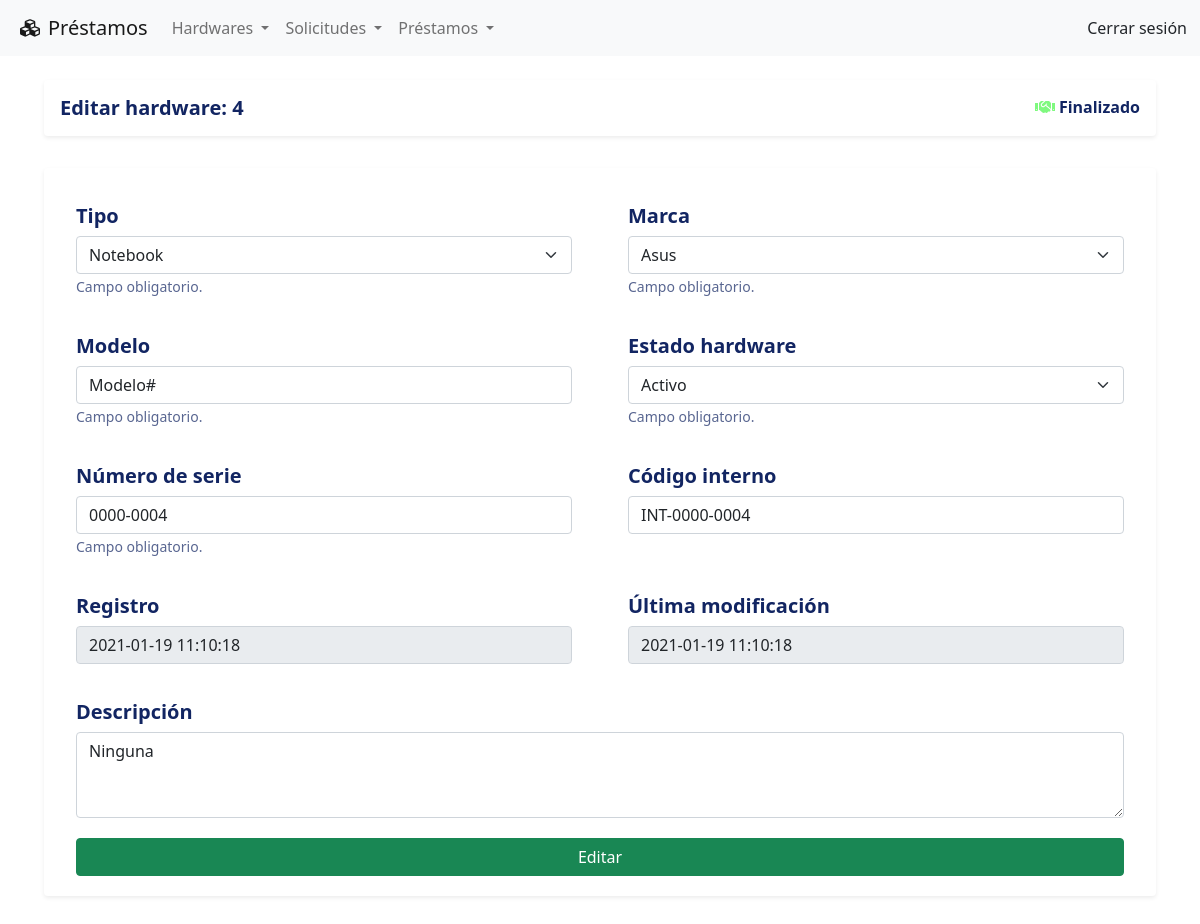
/hardware/editar&id=4, run on the app's committed database.
### tables this page shows
CREATE TABLE IF NOT EXISTS hardwares
(
    id_hardware INT AUTO_INCREMENT PRIMARY KEY NOT NULL,
    id_tipo_hardware INT NOT NULL,
    id_marca INT NOT NULL,
    descripcion_hardware VARCHAR(1024),
    modelo VARCHAR(40) NOT NULL,
    numero_serie VARCHAR(40) NOT NULL UNIQUE,
    codigo_interno VARCHAR(40),
    id_estado_hardware INT NOT NULL,
    id_estado_prestamo INT NOT NULL,
    created_at TIMESTAMP DEFAULT CURRENT_TIMESTAMP,
    updated_at DATETIME DEFAULT CURRENT_TIMESTAMP ON UPDATE CURRENT_TIMESTAMP,
    FOREIGN KEY (id_tipo_hardware) REFERENCES tipos_hardware (id_tipo_hardware),
    FOREIGN KEY (id_marca) REFERENCES marcas (id_marca)
);

CREATE TABLE IF NOT EXISTS estados_prestamo
( 
    id_estado_prestamo INT AUTO_INCREMENT PRIMARY KEY NOT NULL, 
    estado_prestamo VARCHAR(40) NOT NULL UNIQUE,
    color_estado_prestamo VARCHAR(40) NOT NULL, 
    created_at TIMESTAMP DEFAULT CURRENT_TIMESTAMP,
    updated_at DATETIME DEFAULT CURRENT_TIMESTAMP ON UPDATE CURRENT_TIMESTAMP
);

CREATE TABLE IF NOT EXISTS tipos_hardware
(
    id_tipo_hardware INT AUTO_INCREMENT PRIMARY KEY NOT NULL,
    tipo_hardware VARCHAR(40) NOT NULL UNIQUE,
    created_at TIMESTAMP DEFAULT CURRENT_TIMESTAMP,
    updated_at DATETIME DEFAULT CURRENT_TIMESTAMP ON UPDATE CURRENT_TIMESTAMP
);

CREATE TABLE IF NOT EXISTS marcas
(
    id_marca INT AUTO_INCREMENT PRIMARY KEY NOT NULL,
    marca VARCHAR(40) NOT NULL UNIQUE,
    created_at TIMESTAMP DEFAULT CURRENT_TIMESTAMP,
    updated_at DATETIME DEFAULT CURRENT_TIMESTAMP ON UPDATE CURRENT_TIMESTAMP
);

CREATE TABLE IF NOT EXISTS estados_hardware
(
    id_estado_hardware INT AUTO_INCREMENT PRIMARY KEY NOT NULL,
    estado_hardware VARCHAR(40) NOT NULL UNIQUE,
    color_estado_hardware VARCHAR(40) NOT NULL UNIQUE,
    created_at TIMESTAMP DEFAULT CURRENT_TIMESTAMP,
    updated_at DATETIME DEFAULT CURRENT_TIMESTAMP ON UPDATE CURRENT_TIMESTAMP
);

### index.php (called while the page is built, shortened)
<?php
    require_once "config/database.php";
    include_once "views/layouts/header.php";
    include_once "views/layouts/navbar.php";
    include_once "views/layouts/main.php";
    include_once "views/layouts/footer.php";
?>

### config/database.php (called while the page is built)
<?php
class Database {
    public static function connect(){
        $db = new mysqli('localhost', 'root', '', 'prestamos');
        $db->query ("SET NAMES 'utf-8'");
        return $db;
    }
}

### models/hardwareModel.php (called while the page is built, shortened)
<?php
class HardwareModel{
    private $idHardware;
    private $db;
    public function __construct() {
        $this->db = Database::connect();
    }
    public function getIdHardware() {
        return $this->idHardware;
    }
    public function setIdHardware($idHardware) {
        $this->idHardware = $idHardware;
    }
    public function getOne() {
        $hardware = $this->db->query("SELECT * FROM hardwares
            INNER JOIN
                tipos_hardware ON hardwares.id_tipo_hardware = tipos_hardware.id_tipo_hardware
            INNER JOIN
                marcas ON hardwares.id_marca  = marcas.id_marca
            INNER JOIN
                estados_hardware ON hardwares.id_estado_hardware = estados_hardware.id_estado_hardware
            INNER JOIN
                    estados_prestamo ON hardwares.id_estado_prestamo = estados_prestamo.id_estado_prestamo
            WHERE id_hardware = {$this->getIdHardware()};");
            $hard = $hardware->fetch_object();
            return $hard;
    }
}

### views/hardware/editar.php (the view, shortened to what this page needs)
   <div class="row my-3">
       <div class="col align-middle">
           <div class="card d-inline-block border-0 shadow-sm shadow-hover w-100">
               <div class="card-body d-flex justify-content-between align-items-center">
                   <h5 class="mb-0">Editar hardware: <?php echo $hard->id_hardware?></h5>
				<h6 class="mb-0">
					<span>
						<i class="far fa-handshake fa"
							<?php
								switch ($hard->id_estado_prestamo) {
									case 3:
										echo 'style="color:rgba(0, 244, 0, 0.5)"';
									break;
								}
							?>
						> </i>
					</span>
					<?php echo $hard->estado_prestamo?>
				</h6>
               </div>
           </div>
       </div>
   </div>
   <div class="row my-3">
	<div class="col-xl-12 col-lg-12">
		<div class="card card-body shadow-sm p-3 mb-5 bg-white rounded border-0">
			<form action="<?= URL ?>hardware/edicion" method="POST">
				<div class="row my-1">
					<div class="col-sm-6">
						<div class="card border-0">
							<div class="card-body">
								<h5 class="card-title">Tipo</h5>
								<select class="form-select" name="id_tipo_hardware" required>
									<option
										value="<?php echo $hard->id_tipo_hardware?>">
										<?php echo $hard->tipo_hardware ?>
									</option>
								</select>
                                   <small class="form-text text-muted">Campo obligatorio.</small>
							</div>
						</div>
					</div>
					<div class="col-sm-6">
						<div class="card border-0">
							<div class="card-body">
								<h5 class="card-title">Marca</h5>
								<select class="form-select" name="id_marca" required>
									<option
										value="<?php echo $hard->id_marca?>">
										<?php echo $hard->marca ?>
									</option>
								</select>
                                   <small class="form-text text-muted">Campo obligatorio.</small>
							</div>
						</div>
					</div>
				</div>
				<div class="row my-1">
					<div class="col-sm-6">
						<div class="card border-0">
							<div class="card-body">
								<h5 class="card-title">Modelo</h5>
								<input type="text" class="form-control" placeholder="Modelo"
									value="<?= $hard->modelo ?>" name="modelo" required>
                                   <small class="form-text text-muted">Campo obligatorio.</small>
							</div>
						</div>
					</div>
					<div class="col-sm-6">
						<div class="card border-0">
							<div class="card-body">
								<h5 class="card-title">Estado hardware</h5>
								<select class="form-select" name="id_estado_hardware" required>
									<option
										value="<?php echo $hard->id_estado_hardware?>">
										<?php echo $hard->estado_hardware ?>
									</option>
								</select>
                                   <small class="form-text text-muted">Campo obligatorio.</small>
							</div>
						</div>
					</div>
				</div>
				<div class="row my-1">
					<div class="col-sm-6">
						<div class="card border-0">
							<div class="card-body">
								<h5 class="card-title">Número de serie</h5>
								<input type="text" class="form-control"
									value="<?= $hard->numero_serie ?>" name="numero_serie" required>
                                   <small class="form-text text-muted">Campo obligatorio.</small>
                               </div>
						</div>
					</div>
					<div class="col-sm-6">
						<div class="card border-0">
							<div class="card-body">
								<h5 class="card-title">Código interno</h5>
								<input type="text" class="form-control"
									value="<?= $hard->codigo_interno ?>" name="codigo_interno">
							</div>
						</div>
					</div>
				</div>
				<div class="row my-1">
					<div class="col-sm-6">
						<div class="card border-0">
							<div class="card-body">
								<h5 class="card-title">Registro</h5>
								<input type="text" class="form-control" readonly
									value="<?= $hard->created_at ?>" required>
                               </div>
						</div>
					</div>
					<div class="col-sm-6">
						<div class="card border-0">
							<div class="card-body">
								<h5 class="card-title">Última modificación</h5>
								<input type="text" class="form-control" readonly
								value="<?= $hard->updated_at ?>" required>
							</div>
						</div>
					</div>
				</div>
				<div class="row my-1 ">
					<div class="col">
						<div class="card border-0">
							<div class="card-body">
								<h5 class="card-title">Descripción</h5>
								<textarea type="text" class="form-control text-left" rows="3" name="descripcion_hardware"><?= trim($hard->descripcion_hardware); ?> </textarea>
							</div>
						</div>
					</div>
				</div>
				<div class="row my-1">
					<div class="col">
						<div class="card border-0 px-3">
							<input type="submit" class="btn btn-success btn-block" value="Editar">
						</div>
					</div>
				</div>
			</form>
		</div>
	</div>
</div>

### public/css/style.css (style rules this page uses)
:root { --primary: #122562; --light: #ffffff; --light-blue: #F5F6FA; --grey: #eff2f7; }
h1, h2, h3, h4, h5, h6 { color: var(--primary); font-weight: 700; }
.text-muted { color: var(--primary) !important; opacity: .7; }
.shadow-sm { box-shadow: 0 0 1.25rem rgba(11,37,75,.05); }
.shadow-hover { transition: 1s ease-in-out; }
html { position: relative; min-height: 100%; }
body { margin-bottom: 60px; }

### data on the page
hardwares: id_hardware "4", id_estado_prestamo.estado_prestamo "Finalizado", id_tipo_hardware "Notebook", id_marca "Asus", modelo "Modelo#", id_estado_hardware "Activo", numero_serie "0000-0004", codigo_interno "INT-0000-0004", id_estado_prestamo.created_at "2021-01-19 11:10:18", id_estado_prestamo.updated_at "2021-01-19 11:10:18", descripcion_hardware "Ninguna"
